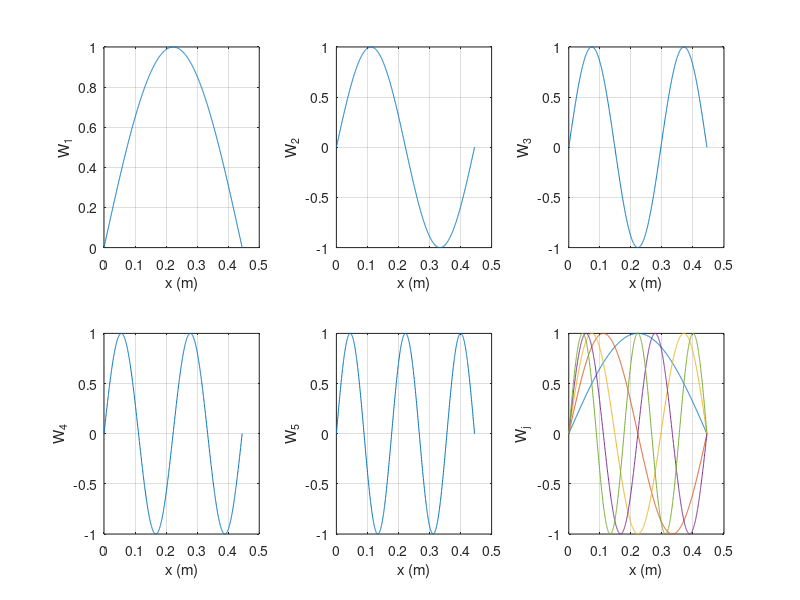

Source code (MATLAB):
% Simply supported uniform steel beam, SI units.
L = 0.445; b = 0.037; h = 0.003;
E = 200e9; rho = 7850; N = 5; Nx = 1000;
A = b*h; m = rho*A; I = b*h^3/12;
EI = E*I; a = (EI/m)^(1/4);
j = (1:N)'; z = j*pi; gamma = z/L;
omega = a^2*gamma.^2; f = omega/(2*pi);
disp('L, b, h, E, rho, N, Nx');
disp([L b h E rho N Nx]);
disp('A, m, I, EI, a'); disp([A m I EI a]);
disp('j, z, gamma, omega, f'); disp([j z gamma omega f]);
x = linspace(0,L,Nx);
W = sin(gamma*x);
phi = sqrt(2/L)*W;
G = zeros(N);
for p = 1:N
    for q = 1:N
        G(p,q) = trapz(x,phi(p,:).*phi(q,:));
    end
end
disp('Unit-integral modal Gram matrix'); disp(G);
figure;
for k = 1:N
    subplot(2,3,k); plot(x,W(k,:)); grid on;
    xlabel('x (m)'); ylabel(sprintf('W_%d',k));
end
subplot(2,3,6); plot(x,W); grid on;
xlabel('x (m)'); ylabel('W_j');
